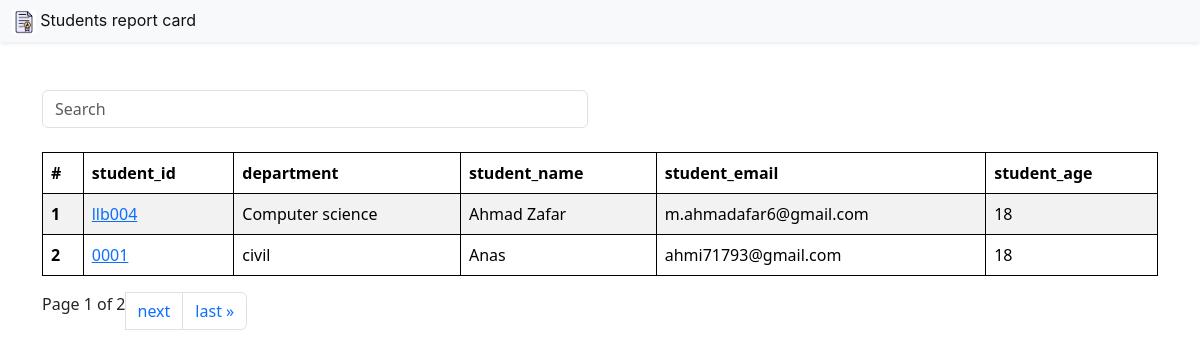
The page /students/ on the database its author committed.
### vege/models.py (models this page shows, shortened)
class Student(models.Model):
     department = models.ForeignKey(Department , related_name='Depart', null=True ,blank=True ,on_delete=models.CASCADE)
     student_id = models.OneToOneField(StudentID , related_name='studentid', null=True ,blank=True,on_delete=models.CASCADE)
     student_name = models.CharField(max_length=100)
     student_email = models.EmailField(unique=True)
     student_age = models.IntegerField(default=18)
     student_address = models.TextField()
     class Meta:
          ordering = ['student_name']
          verbose_name = "student"

class StudentID(models.Model):
       student_id = models.CharField(max_length=100)
       def __str__(self) -> str:
          return self.student_id

class Department(models.Model):
        department = models.CharField(max_length=100)
        class Meta:
            ordering = ["department"]

### vege/views.py (the view)
# urls.py: path('students/', get_students ,  name='students'),
def get_students(request):
   queryset =Student.objects.all()
   paginator = Paginator(queryset, 2)  # Show 25 contacts per page.
   page_number = request.GET.get("page",1)
   page_obj = paginator.get_page(page_number)
   return render( request , "vege/students.html" , {"queryset" : page_obj})

### templates/vege/students.html (shortened to what this page needs)
{% load static %}
<!DOCTYPE html>
<html lang="en">
<head>
    <link href="https://cdn.jsdelivr.net/npm/bootstrap@5.3.3/dist/css/bootstrap.min.css" rel="stylesheet">
    <link rel="stylesheet" href="{% static 'css/styles.css' %}">
</head>
<body>
  <nav  id="navbar1"  class="navbar navbar-expand-lg navbar-light bg-light shadow-sm"  >
    <div class="container-fluid">
      <div class="center">
        <img style="width: 6%;" src="{% static "/img/download.png" %}" alt="">
      <a class="navbar-brand "  href="#" class="font">
       Students report card</a></div>
      </div>
  </nav>
    <div class="container mt-5">
        <form class="mb-4">
            <div class="row">
                <div class="col-md-6">
                    <input class="form-control "  name="search" placeholder="Search"   id="searchInput">
                </div>
            </div>
        </form>
        <table class="table  table-striped" id="myTable">
            <thead>
              <tr>
                <th scope="col">#</th>
                <th scope="col">student_id</th>
                <th scope="col"> department</th>
                <th scope="col">student_name</th>
                <th scope="col">student_email</th>
                <th scope="col"> student_age</th>
              </tr>
            </thead>
            <tbody>
                {%for student in queryset%}
              <tr>
                <th scope="row">{{forloop.counter}}</th>
                <td>
                <a  href={% url "see_marks"  student.student_id%} >
                    {{student.student_id}}
                </a>
            </td>
                <td>{{student.department.department}}</td>
                <td>{{student.student_name}}</td>
                <td>{{student.student_email}}</td>
                <td>{{student.student_age}}</td>
              </tr>
              {%endfor%}
            </tbody>
        </table>
      <nav aria-label="Page navigation example">
          <ul class="pagination">
              <span class="current">
                  Page {{ queryset.number }} of {{ queryset.paginator.num_pages }}
              </span>
              {% if queryset.has_next %}
              <li class="page-item"><a class="page-link" href="?page={{ queryset.next_page_number }}">next</a></li>
              <li class="page-item"><a class="page-link" href="?page={{ queryset.paginator.num_pages }}">last &raquo;</a></li>
              {% endif %}
           </ul>
       </nav>
    </div>
</body>
</html>

### static/assets/css/styles.css (style rules this page uses)
table, th, td { border: 1px solid black; }
.navbar { background-color: whitesmoke; position: sticky; top: 0; right: 0; z-index: 11111; }
a.navbar-brand { color: #111; font-family: -apple-system, BlinkMacSystemFont, "Segoe UI", Roboto, Oxygen-Sans, Ubuntu, Cantarell, "Helvetica Neue", sans-serif; font-weight: 400; line-height: 1.5; font-size: 16px; }

### rows shown on the page
Student: student_id "llb004", department.department "Computer science", student_name "Ahmad Zafar", student_email "m.ahmadafar6@gmail.com", student_age "18"
Student: student_id "0001", department.department "civil", student_name "Anas", student_email "ahmi71793@gmail.com", student_age "18"

### other values the page prints
{{ queryset.number }} "1"
{{ queryset.paginator.num_pages }} "2"
